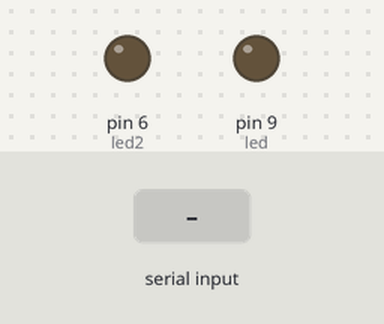
Recording of a sketch running on a simulated Arduino Uno, built with avr-gcc and run on an emulated ATmega328P. On the bench: output pins drawn as LEDs (lit = HIGH). The inputs (shaded band) are chosen by the test bench. What the sketch prints to the serial monitor is not drawn.

Above: at 1.2 s.
1.3 s: byte 30 received over Serial
At 1.9 s:
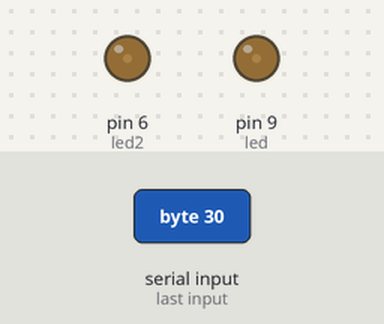
2.8 s: byte 90 received over Serial
At 3.1 s:
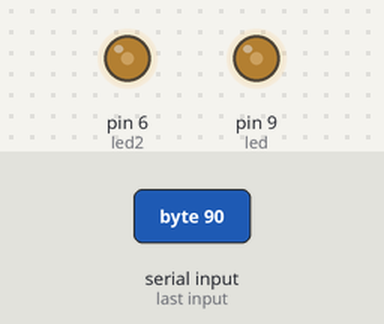
Timing chart, 0 to 5.8 s (numbered marks = the images above; inputs shaded):
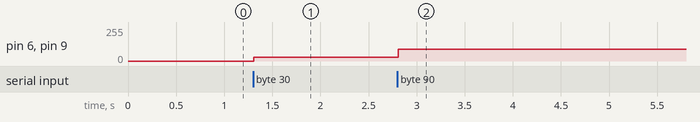

Measured:
- after the input at 1.3 s, pin 6 (led2), pin 9 (led): 0/255 → 30/255 at once
- after the input at 2.8 s, pin 6 (led2), pin 9 (led): 30/255 → 90/255 at once

The sketch:

prueba_2.ino
```cpp
#include <SoftwareSerial.h>

#define rxPin 0
#define txPin 1

int led = 9; //Defino pin que voy a usar del arduino
int led2 = 6;
int readInt;

void setup() {
  Serial.begin(9600); //Activacion de puerto serial
  pinMode(led, OUTPUT); //Indica que el pin 9 (definido arriba), es un pin de salida
  pinMode(led2, OUTPUT);
}

void loop() {

  while (Serial.available()){
    delay(3);
    readInt = Serial.read();
  }

  Serial.println(readInt);
  analogWrite(led, readInt);
  analogWrite(led2, readInt);

}
```
